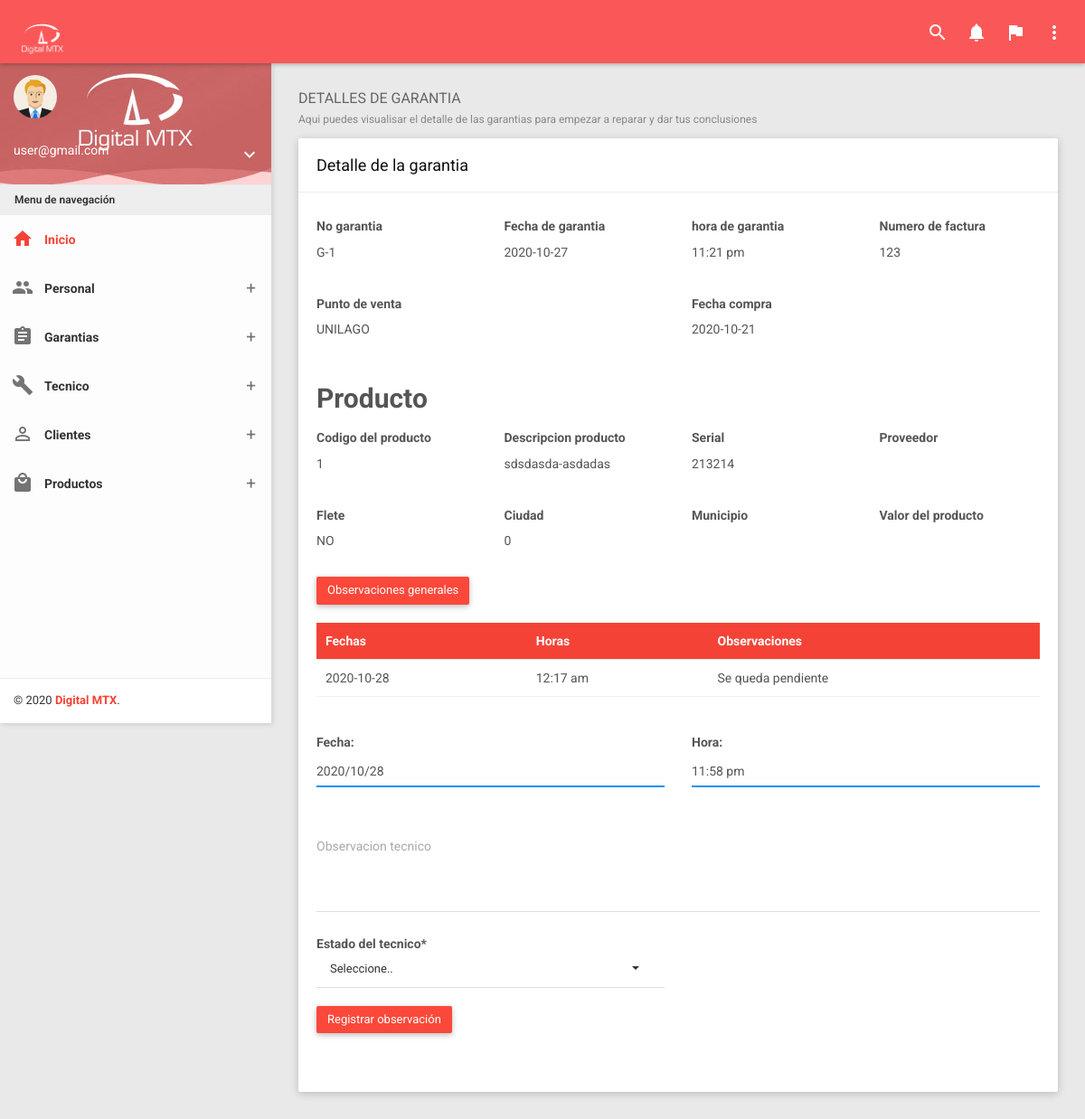
Page /?controller=technical&method=details&name=sdsdasda-asdadas&id=1 (signed in) on the earlier database version.
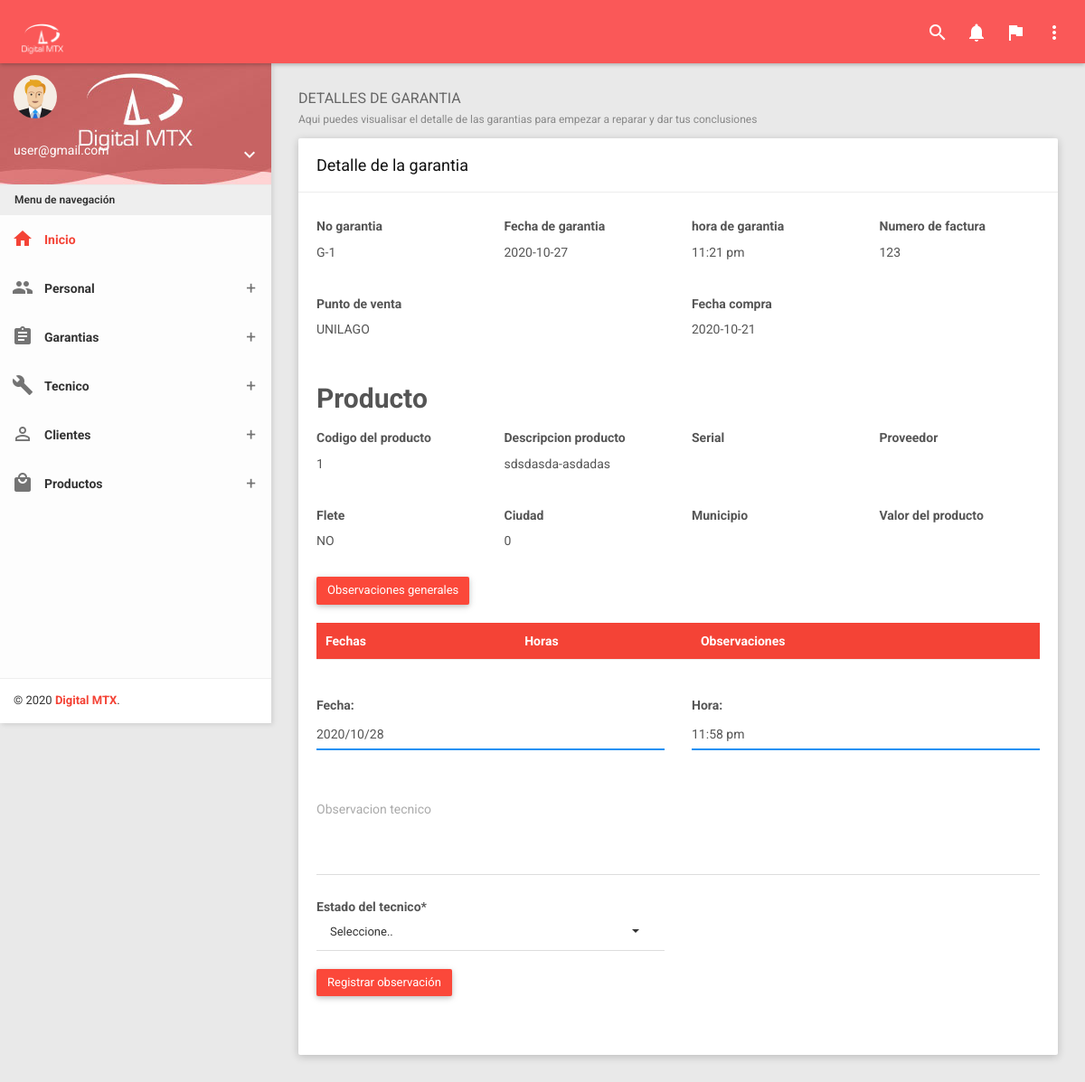
Same page on the later database version.
### tables this page shows
CREATE TABLE `mg_garantia` (
  `id` int(11) NOT NULL,
  `No_garantia` varchar(20) NOT NULL,
  `Fecha_ingreso` date NOT NULL,
  `Hora_ingreso` varchar(50) NOT NULL,
  `Numero_Factura` varchar(50) NOT NULL,
  `Punto_Venta` varchar(50) NOT NULL,
  `Fecha_Compra` date NOT NULL,
  `Nombre_Cliente` varchar(50) NOT NULL,
  `Identificacion_Cliente` varchar(50) NOT NULL,
  `Correo_Cliente` varchar(50) NOT NULL,
  `Direccion_Cliente` varchar(50) NOT NULL,
  `Proveedor` varchar(50) NOT NULL,
  `Flete` varchar(5) NOT NULL,
  `Departamento` varchar(50) DEFAULT NULL,
  `Municipio` varchar(50) DEFAULT NULL,
  `Valor_Flete` varchar(40) DEFAULT NULL,
  `No_Guia` varchar(20) DEFAULT NULL,
  `Transportadora` varchar(50) DEFAULT NULL,
  `Observacion_Empleado` text NOT NULL,
  `Empleado` varchar(50) NOT NULL
);

CREATE TABLE `mg_detalle_garantia` (
  `id` int(11) NOT NULL,
  `Codigo_Producto` varchar(50) DEFAULT NULL,
  `Descripcion_Producto` text DEFAULT NULL,
  `Marca_Producto` varchar(50) DEFAULT NULL,
  `Sello_Producto` varchar(50) DEFAULT NULL,
  `Referencia` varchar(50) DEFAULT NULL,
  `Id_Garantia` int(11) DEFAULT NULL,
  `Observacion_Cliente` text DEFAULT NULL,
  `Aprobacion_Garantia` varchar(5) DEFAULT NULL,
  `Estado` varchar(50) DEFAULT NULL,
  `Observacion_Final` text DEFAULT NULL
);

CREATE TABLE `mg_servicio_tecnico` (
  `id` int(11) NOT NULL,
  `Observacion_tecnico` text NOT NULL,
  `Fecha_anexo_Tecnico` date NOT NULL,
  `Hora_Anexo_Tecnico` varchar(20) NOT NULL,
  `Id_Garantia` int(11) NOT NULL,
  `Id_Empleado` int(11) NOT NULL
);

### Models/Garanty.php (called while the page is built, shortened)
<?php
class Garanty
{
    private $pdo;
    public function __construct()
    {
        try {
            $this->pdo = new Conexion;
        } catch (PDOException $e) {
            die($e->getMessage());
        }
    }
    public function getByIdTec($name)
    {
        try {
            $strSql = "SELECT g.*,d.* FROM  mg_garantia g
            INNER JOIN mg_detalle_garantia d ON g.id = d.Id_Garantia
            WHERE d.Descripcion_Producto = :Descripcion_Producto OR d.Estado = 'Tramite' OR d.Estado = 'Pendiente por servicio tecnico' ";
            $array = ['Descripcion_Producto' => $name];
            $query = $this->pdo->select($strSql, $array);
            return $query;
        } catch (PDOException $e) {
            die($e->getMessage());
        }
    }
}

### Providers/Database.php (called while the page is built, shortened)
<?php
class Conexion extends PDO
{
	public function select($strSql, $arrayData = array(), $fetchMode = PDO::FETCH_OBJ)
	{
		$query = $this->prepare($strSql);
		foreach ($arrayData as $key => $value)
			$query->bindParam(":$key", $value);
		if (!$query->execute())
			echo "Error, la consulta no se realizó";
		else
			return $query->fetchAll($fetchMode);
	}
}

### Models/Technical.php (called while the page is built, shortened)
<?php
class Technical
{
	private $pdo;
	public function __construct()
	{
		try {
			$this->pdo = new Conexion;
		} catch (PDOException $e) {
			die($e->getMessage());
		}
	}
	public function consecutives($id)
	{
		try {
			$strSql = "SELECT t.*,d.* FROM mg_servicio_tecnico t, mg_detalle_garantia d
			WHERE d.Id_Garantia = :id AND d.Estado = 'Pendiente por servicio tecnico'";
			$array = ['id' => $id];
			$query = $this->pdo->select($strSql, $array);
			return $query;
		} catch (PDOException $e) {
			die($e->getMessage());
		}
	}
}

### Views/Technicals/details.php (the view, shortened to what the changed rows need)
<?php
$hora_actual = date("h:i a"); ?>
<section class="content">
        <div class="container-fluid">
            <div class="block-header">
                <h2>
                    DETALLES DE GARANTIA
                    <small>Aqui puedes visualisar el detalle de las garantias para empezar a reparar y dar tus conclusiones</small>
                </h2>
            </div>
            <div class="row clearfix">
                <div class="col-lg-12 col-md-12 col-sm-12 col-xs-12">
                    <div class="card">
                        <div class="header">
                            <h2>Detalle de la garantia</h2>
                        </div>
                        <div class="body">
                            <div class="row clearfix">
                                <div class="col-sm-3">
                                    <h5>No garantia</h5>
                                    <p><?php echo $data[0]->No_garantia?></p>
                                </div>
                                <div class="col-sm-3">
                                    <h5>Fecha de garantia</h5>
                                    <p><?php echo $data[0]->Fecha_ingreso?></p>
                                </div>
                                <div class="col-sm-3">
                                    <h5>hora de garantia</h5>
                                    <p><?php echo $data[0]->Hora_ingreso?></p>
                                </div>
                                <div class="col-sm-3">
                                    <h5>Numero de factura</h5>
                                    <p><?php echo $data[0]->Numero_Factura?></p>
                                </div>
                            </div>
                            <div class="row clearfix">
                                <div class="col-sm-6">
                                    <h5>Punto de venta</h5>
                                    <p><?php echo $data[0]->Punto_Venta?></p>
                                </div>
                                <div class="col-sm-6">
                                    <h5>Fecha compra</h5>
                                    <p><?php echo $data[0]->Fecha_Compra?></p>
                                </div>
                            </div>
                            <h2>Producto</h2>
                            <div class="row clearfix">
                                <div class="col-sm-3">
                                    <h5>Codigo del producto</h5>
                                    <p><?php echo $data[0]->Codigo_Producto?></p>
                                </div>
                                <div class="col-sm-3">
                                    <h5>Descripcion producto</h5>
                                    <p><?php echo $data[0]->Descripcion_Producto?></p>
                                </div>
                                <div class="col-sm-3">
                                    <h5>Serial</h5>
                                    <p><?php echo $data[0]->Sello_Producto?></p>
                                </div>
                                <div class="col-sm-3">
                                    <h5>Proveedor</h5>
                                </div>
                            </div>
                            <div class="row clearfix">
                                <div class="col-sm-3">
                                    <h5>Flete</h5>
                                    <p><?php echo $data[0]->Flete?></p>
                                </div>
                                <div class="col-sm-3">
                                    <h5>Ciudad</h5>
                                    <p><?php echo $data[0]->Departamento?></p>
                                </div>
                                <div class="col-sm-3">
                                    <h5>Municipio</h5>
                                </div>
                                <div class="col-sm-3">
                                    <h5>Valor del producto</h5>
                                </div>
                            </div>
                            <div class="row clearfix">
                                <div class="col-sm-3">
                                    <button type="button" class="btn btn-danger waves-effect m-r-20" data-toggle="modal" data-target="#defaultModal">Observaciones generales</button>
                                </div>
                            </div>
                            <?php if(isset($consecutives)){ ?>
                                    <div class="row clearfix">
                                        <div class="col-sm-12">
                                            <table class="table">
                                                <thead class="bg-red">
                                                    <th>Fechas</th>
                                                    <th>Horas</th>
                                                    <th>Observaciones</th>
                                                </thead>
                                                <tbody>
                                                    <?php foreach($consecutives as $consecutive){?>
                                                    <tr>
                                                        <td><?php echo $consecutive->Fecha_anexo_Tecnico?></td>
                                                        <td><?php echo $consecutive->Hora_Anexo_Tecnico?></td>
                                                        <td><?php echo $consecutive->Observacion_tecnico?></td>
                                                    </tr>
                                                    <?php } ?>
                                                </tbody>
                                            </table>
                                        </div>
                                    </div>
                               <?php } ?>
                            <div class="row clearfix">
                                <div class="col-sm-12">
                                    <form action="?controller=technical&method=save" method="POST">
                                        <div class="row clearfix">
                                            <div class="col-sm-6">
                                                <div class="form-group form-float">
                                                    <div class="form-line">
                                                        <label>Fecha:</label>
                                                        <input type="text" name="Fecha_anexo_Tecnico" class="form-control" value="<?php echo date('yy/m/d') ?>">
                                                    </div>
                                                </div>
                                            </div>
                                            <div class="col-sm-6">
                                                <div class="form-group form-float">
                                                    <div class="form-line">
                                                        <label>Hora:</label>
                                                        <input type="text" name="Hora_Anexo_Tecnico" class="form-control" value="<?php echo $hora_actual ?>">
                                                    </div>
                                                </div>
                                            </div>
                                        </div>
                                        <div class="form-group form-float">
                                            <div class="form-line">
                                                <textarea rows="4" class="form-control no-resize" name="Observacion_tecnico" ></textarea>
                                                <label class="form-label">Observacion tecnico</label>
                                            </div>
                                        </div>
                                        <div class="row clearfix">
                                            <div class="col-sm-6">
                                                <label>Estado del tecnico*</label>
                                                <select name="Estado_tecnico" class="form-control show-tick" >
                                                    <option value="">Seleccione..</option>
                                                </select>
                                            </div>
                                        </div>
                                        <div class="form-group form-float">
                                            <button type="submit" class="btn btn-danger">Registrar observación</button>
                                        </div>
                                    </form>
                                </div>
                            </div>
                        </div>
                    </div>
                </div>
            </div>
        </div>
    </section>

Differences in the rows shown:
no longer on this page (row unchanged): mg_servicio_tecnico: Fecha_anexo_Tecnico "2020-10-28", Hora_Anexo_Tecnico "12:17 am", Observacion_tecnico "Se queda pendiente"
changed through a linked row, mg_garantia "11:21 pm": mg_detalle_garantia.Sello_Producto "213214" → (not shown)
